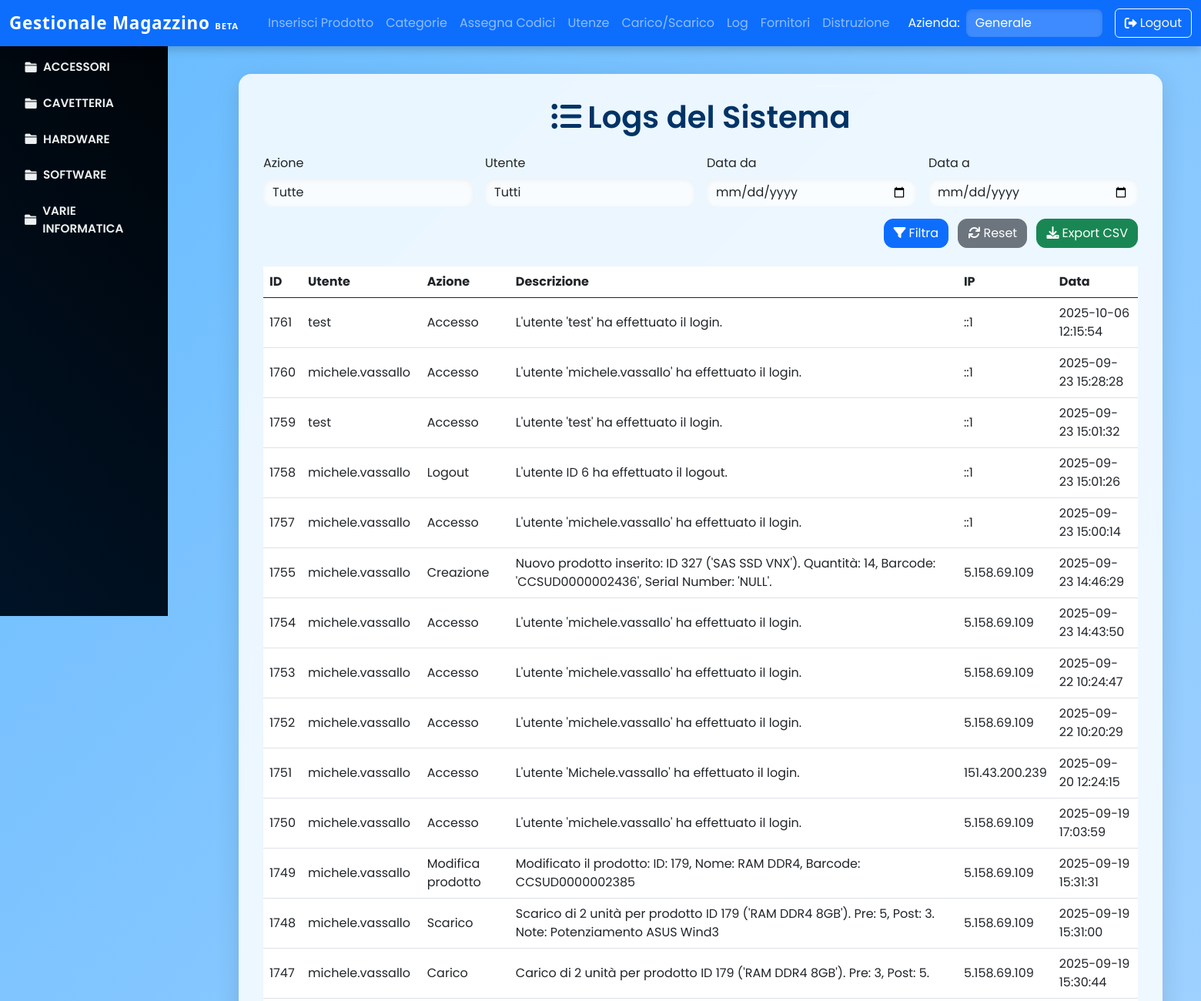
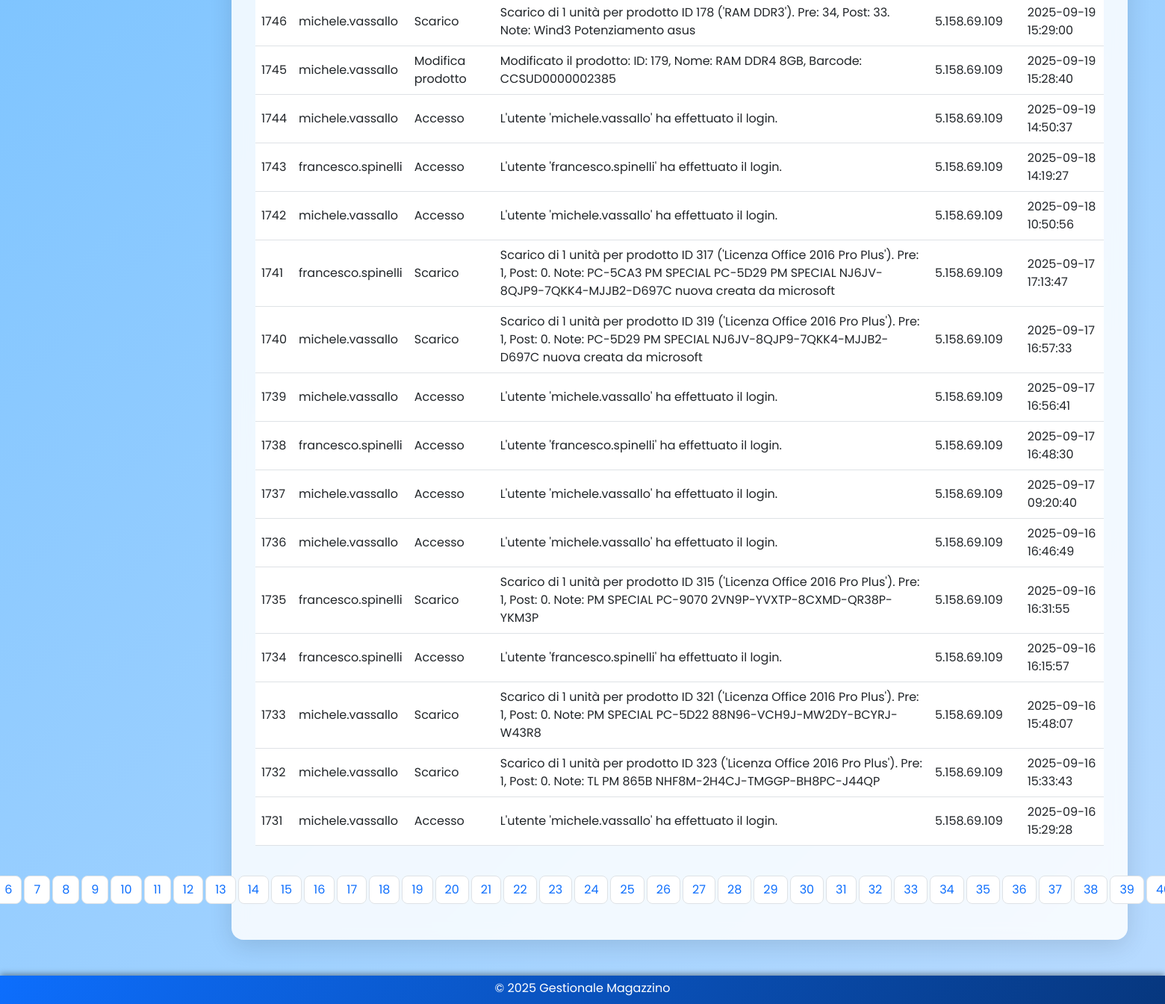
Screenshot of /pages/logs.php (signed in) with the database file from the repository (2 pictures, top to bottom).
### tables this page shows
CREATE TABLE IF NOT EXISTS `users` (
  `id` int(11) NOT NULL AUTO_INCREMENT,
  `username` varchar(50) NOT NULL,
  `password` varchar(255) NOT NULL,
  `role` enum('admin','editor','read') NOT NULL DEFAULT 'read',
  `created_at` timestamp NULL DEFAULT current_timestamp(),
  PRIMARY KEY (`id`),
  UNIQUE KEY `username` (`username`)
);

CREATE TABLE IF NOT EXISTS `categories` (
  `id` int(11) NOT NULL AUTO_INCREMENT,
  `name` varchar(100) NOT NULL,
  PRIMARY KEY (`id`)
);

CREATE TABLE IF NOT EXISTS `logs` (
  `id` int(11) NOT NULL AUTO_INCREMENT,
  `user_id` int(11) NOT NULL,
  `action` varchar(50) NOT NULL,
  `description` text DEFAULT NULL,
  `ip_address` varchar(45) DEFAULT NULL,
  `user_agent` varchar(255) DEFAULT NULL,
  `created_at` datetime DEFAULT current_timestamp(),
  PRIMARY KEY (`id`),
  KEY `user_id` (`user_id`),
  CONSTRAINT `logs_ibfk_1` FOREIGN KEY (`user_id`) REFERENCES `users` (`id`) ON DELETE CASCADE
);

### pages/logs.php (the view, shortened to what this page needs)
<?php
$db = connectDB();
$dateFrom     = $_GET['date_from'] ?? '';
$dateTo       = $_GET['date_to'] ?? '';
$logsPerPage  = 30;
$currentPage  = max(1, (int)($_GET['page'] ?? 1));
$baseQuery = "FROM logs l LEFT JOIN users u ON l.user_id = u.id WHERE 1=1";
$params = [];
$stmt = $db->prepare("SELECT COUNT(*) " . $baseQuery);
$stmt->execute($params);
$totalLogs = $stmt->fetchColumn();
$totalPages = ceil($totalLogs / $logsPerPage);
$currentPage = min($currentPage, $totalPages);
$offset = ($currentPage - 1) * $logsPerPage;
$logQuery = "SELECT l.*, u.username " . $baseQuery . " ORDER BY l.created_at DESC LIMIT :limit OFFSET :offset";
$stmt = $db->prepare($logQuery);
$stmt->bindValue(':limit',  $logsPerPage, PDO::PARAM_INT);
$stmt->bindValue(':offset', $offset,      PDO::PARAM_INT);
$stmt->execute();
$logs = $stmt->fetchAll(PDO::FETCH_ASSOC);
function buildUrl($page) {
    $p = $_GET; $p['page']=$page;
    return 'logs.php?'.http_build_query($p);
}
?>
<!DOCTYPE html>
<html lang="it">
<head>
  <link href="https://cdn.jsdelivr.net/npm/bootstrap@5.3.0/dist/css/bootstrap.min.css" rel="stylesheet">
  <link href="https://cdnjs.cloudflare.com/ajax/libs/font-awesome/6.0.0-beta3/css/all.min.css" rel="stylesheet">
</head>
<body>
  <?php include '../templates/header.php'; ?>
  <div class="container-fluid">
    <div class="row">
      <?php include '../templates/sidebar.php'; ?>
      <main class="col-12 col-lg-10 ms-auto px-3">
        <div class="glass-card">
          <h1><i class="fas fa-list-ul me-2"></i>Logs del Sistema</h1>
          <form method="GET" class="row g-3 mb-4">
            <div class="col-md-3">
              <label class="form-label">Azione</label>
              <select name="action" class="form-select">
                <option value="">Tutte</option>
              </select>
            </div>
            <div class="col-md-3">
              <label class="form-label">Utente</label>
              <select name="user" class="form-select">
                <option value="">Tutti</option>
              </select>
            </div>
            <div class="col-md-3">
              <label class="form-label">Data da</label>
              <input type="date" name="date_from" class="form-control" value="<?=htmlspecialchars($dateFrom)?>">
            </div>
            <div class="col-md-3">
              <label class="form-label">Data a</label>
              <input type="date" name="date_to" class="form-control" value="<?=htmlspecialchars($dateTo)?>">
            </div>
            <div class="col-12 text-end">
              <button type="submit" class="btn btn-primary me-2"><i class="fas fa-filter me-1"></i>Filtra</button>
              <a href="logs.php" class="btn btn-secondary me-2"><i class="fas fa-sync me-1"></i>Reset</a>
              <a href="logs.php?<?=http_build_query(array_merge($_GET,['export'=>'true']))?>" class="btn btn-success">
                <i class="fas fa-download me-1"></i>Export CSV
              </a>
            </div>
          </form>
          <div class="table-responsive">
            <table class="table table-hover align-middle">
              <thead>
                <tr>
                  <th>ID</th><th>Utente</th><th>Azione</th>
                  <th>Descrizione</th><th>IP</th><th>Data</th>
                </tr>
              </thead>
              <tbody>
                <?php if($logs): foreach($logs as $log): ?>
                  <tr>
                    <td><?=$log['id']?></td>
                    <td><?= $log['user_id']==0?'Anonimo':htmlspecialchars($log['username']) ?></td>
                    <td><?=htmlspecialchars(ucfirst(str_replace('_',' ',$log['action'])))?></td>
                    <td><?=htmlspecialchars($log['description'])?></td>
                    <td><?=htmlspecialchars($log['ip_address'])?></td>
                    <td><?=htmlspecialchars($log['created_at'])?></td>
                  </tr>
                <?php endforeach; else: ?>
                  <tr><td colspan="6" class="text-center">Nessun log trovato.</td></tr>
                <?php endif;?>
              </tbody>
            </table>
          </div>
          <?php if($totalPages>1): ?>
          <nav class="mt-4">
            <ul class="pagination justify-content-center">
              <?php for($i=1;$i<=$totalPages;$i++): ?>
                <li class="page-item <?=$i==$currentPage?'active':''?>">
                  <a class="page-link" href="<?=buildUrl($i)?>"><?=$i?></a>
                </li>
              <?php endfor;?>
            </ul>
          </nav>
          <?php endif; ?>
        </div>
      </main>
    </div>
  </div>
  <?php include '../templates/footer.php'; ?>
</body>
</html>

### templates/header.php (shortened to what this page needs)
<?php
$db = connectDB();
$stmt = $db->prepare("SELECT role FROM users WHERE id = ?");
$stmt->execute([$_SESSION['user_id']]);
$user = $stmt->fetch(PDO::FETCH_ASSOC);
$user_role = $user['role'] ?? '';
$userId = $_SESSION['user_id'];
$stmt = $db->prepare("
    SELECT c.id, c.name
    FROM companies c
    INNER JOIN user_companies uc ON c.id = uc.company_id
    WHERE uc.user_id = ?
    ORDER BY c.name
");
$stmt->execute([$userId]);
$userCompanies = $stmt->fetchAll(PDO::FETCH_ASSOC);
if ($_SERVER['REQUEST_METHOD'] === 'GET' && isset($_GET['company_id'])) {
    $selected_company_id = $_GET['company_id'];
    $_SESSION['selected_company_id'] = $selected_company_id;
} elseif (isset($_SESSION['selected_company_id'])) {
    $selected_company_id = $_SESSION['selected_company_id'];
} else {
    $selected_company_id = 'all';
}
$navbar_class = 'bg-primary';
switch ($selected_company_id) {
    default:  $navbar_class = 'bg-primary'; break;
}
?>
<nav class="navbar navbar-expand-lg navbar-dark <?= $navbar_class ?> navbar-custom fixed-top">
  <div class="container-fluid">
    <a class="navbar-brand text-white" href="../pages/dashboard.php">
      Gestionale Magazzino <small class="fw-bold" style="font-size: 0.5em;">BETA</small>
    </a>
    <div class="collapse navbar-collapse" id="navbarNav">
      <ul class="navbar-nav ms-auto mb-2 mb-lg-0">
        <?php if (in_array($user_role, ['admin','editor'])): ?>
          <li class="nav-item">
            <a class="nav-link" href="../pages/products.php">Inserisci Prodotto</a>
          </li>
          <li class="nav-item">
            <a class="nav-link" href="../pages/categories.php">Categorie</a>
          </li>
          <li class="nav-item">
            <a class="nav-link" href="#" data-bs-toggle="modal"
               data-bs-target="#assignBarcodeModal">Assegna Codici</a>
          </li>
        <?php endif; ?>
        <?php if ($user_role === 'admin'): ?>
          <li class="nav-item"><a class="nav-link" href="../pages/gestione_utenze.php">Utenze</a></li>
        <?php endif; ?>
        <?php if (in_array($user_role, ['admin','editor'])): ?>
          <li class="nav-item"><a class="nav-link" href="../pages/carico_scarico.php">Carico/Scarico</a></li>
        <?php endif; ?>
        <?php if ($user_role === 'admin'): ?>
          <li class="nav-item"><a class="nav-link" href="../pages/logs.php">Log</a></li>
        <?php endif; ?>
        <?php if (in_array($user_role, ['admin','editor'])): ?>
          <li class="nav-item"><a class="nav-link" href="#"
              data-bs-toggle="modal" data-bs-target="#insertSupplierModal">Fornitori</a></li>
          <li class="nav-item"><a class="nav-link" href="../pages/trash.php">Distruzione</a></li>
        <?php endif; ?>
      </ul>
      <?php if ($user_role === 'admin' || $user_role === 'editor' ||
               ($user_role === 'read' && count($userCompanies) > 1)): ?>
      <form method="GET" action="../pages/dashboard.php"
            class="d-flex align-items-center ms-lg-3">
        <label for="company_select" class="me-2 text-white">Azienda:</label>
        <select name="company_id" id="company_select"
                class="form-select select-company"
                onchange="this.form.submit()">
          <?php if ($user_role === 'admin'): ?>
            <option value="all" <?= $selected_company_id==='all'?'selected':''; ?>>Generale</option>
          <?php endif; ?>
        </select>
      </form>
      <?php endif; ?>
      <a class="btn btn-outline-light ms-lg-3 d-flex align-items-center"
         href="../logout.php" data-bs-toggle="tooltip"
         title="Esci dalla tua sessione">
        <i class="fas fa-sign-out-alt me-1"></i>Logout
      </a>
    </div>
  </div>
</nav>

### templates/sidebar.php (shortened to what this page needs)
<?php
$db = connectDB();
$categories = $db->query("SELECT id, name FROM categories ORDER BY name")->fetchAll(PDO::FETCH_ASSOC);
$subs = $db->query("SELECT id, name, category_id FROM subcategories ORDER BY name")->fetchAll(PDO::FETCH_ASSOC);
$rawTree = [];
foreach ($subs as $s) {
    $rawTree[$s['category_id']][] = $s;
}
$checkStmt = $db->prepare("SELECT COUNT(*) FROM products WHERE subcategory_id = ?");
$subcategoryTree = [];
foreach ($rawTree as $catId => $list) {
    foreach ($list as $sub) {
        $checkStmt->execute([ $sub['id'] ]);
        if ($checkStmt->fetchColumn() > 0) {
            $subcategoryTree[$catId][] = $sub;
        }
    }
}
$filteredCategories = array_filter($categories, function($cat) use ($subcategoryTree) {
    return !empty($subcategoryTree[$cat['id']]);
});
$activeCat = null;
?>
<nav id="sidebarMenu" class="sidebar-clean d-none d-lg-block">
  <ul>
    <?php foreach ($filteredCategories as $cat):
      $catId       = (int)$cat['id'];
      $hasSubs     = !empty($subcategoryTree[$catId]);
      $isOpen      = ($activeCat === $catId);
      $activeClass = $isOpen ? 'active' : '';
    ?>
      <li class="nav-item">
        <?php if ($hasSubs): ?>
          <a
            class="nav-link category-link <?= $activeClass ?>"
            data-bs-toggle="collapse"
            href="#cat-<?= $catId ?>"
            aria-expanded="<?= $isOpen ? 'true' : 'false' ?>"
          >
            <i class="fas fa-folder me-2"></i>
            <?= htmlspecialchars($cat['name']) ?>
          </a>
        <?php endif;  ?>
      </li>
    <?php endforeach; ?>
  </ul>
</nav>

### pages/logs.php (style rules this page uses)
body { margin:0; padding:0; min-height:100vh; font-family:'Poppins',sans-serif; background: linear-gradient(-45deg,rgb(253, 253, 253),rgb(255, 255, 255),rgb(211, 229, 255), #66bbff); background-size:400% 400%; animation: gradientBG 15s ease infinite; }
.glass-card { background: rgba(255,255,255,0.85); backdrop-filter: blur(10px); border-radius: 1rem; box-shadow: 0 8px 32px rgba(0,0,0,0.12); margin: 6rem auto 3rem; padding: 2rem; max-width: 1200px; }
.glass-card h1 { color: #003366; font-weight: 600; margin-bottom: 1.5rem; text-align: center; }
.form-select, .form-control { border-radius: .75rem; border: none; background: rgba(255,255,255,0.7); box-shadow: inset 0 2px 6px rgba(0,0,0,0.05); transition: background .3s, box-shadow .3s; }
.table thead { background: linear-gradient(90deg, #4e89ff, #67d0ff); color: #fff; border: none; }
.pagination .page-link { border-radius: .5rem; margin: 0 .25rem; }
.btn-primary, .btn-secondary, .btn-success { border-radius: .75rem; transition: background .3s; }

### templates/header.php (style rules this page uses)
.navbar-custom { box-shadow: 0 4px 12px rgba(0,0,0,0.2); backdrop-filter: saturate(180%) blur(10px); }
.navbar-custom .navbar-brand { font-family: 'Segoe UI', sans-serif; font-size: 1.4rem; font-weight: 700; letter-spacing: .05rem; transition: transform .3s; }
.navbar-custom .nav-link { position: relative; padding: .5rem 1rem; transition: color .3s; overflow: hidden; }
.navbar-custom .nav-link::after { content: ''; position: absolute; bottom: 0; left: 50%; width: 0; height: 2px; background: rgba(255,255,255,0.9); transition: width .3s, left .3s; }
.navbar-custom .form-select { border-radius: .5rem; background-color: rgba(255,255,255,0.2) !important; color: #fff; border: none; box-shadow: inset 0 2px 4px rgba(0,0,0,0.1); transition: background-color .3s; }
.navbar-custom .btn-outline-light { transition: background-color .3s, color .3s; }

### templates/sidebar.php (style rules this page uses)
.sidebar-clean { position: fixed; top: 0; left: 0; height: 100vh; width: 14%; background: linear-gradient(45deg, #001f3f, #000000); background-size: 200% 200%; animation: gradientBG 15s ease infinite; color: #ecf0f1; padding-top: 4rem; overflow-y: auto; }
.sidebar-clean ul { margin: 0; padding: 0; list-style: none; }
.sidebar-clean .nav-item { width: 100%; }
.sidebar-clean .nav-link { display: flex; align-items: center; padding: .75rem 1.25rem; color: #ecf0f1; text-decoration: none; transition: background .2s, color .2s; }
.sidebar-clean .category-link { font-size: 0.95rem; font-weight: 550; text-transform: uppercase; }
.sidebar-clean i { margin-right: .75rem; width: 1rem; text-align: center; }
.sidebar-clean { scrollbar-width: thin; scrollbar-color: #001f3f #000000; }

### rows the page displays
users: company_id "Generale"
categories: name "ACCESSORI"
categories: name "CAVETTERIA"
categories: name "HARDWARE"
categories: name "SOFTWARE"
categories: name "VARIE INFORMATICA"
logs: id "1761", user.username "test", action "Accesso", description "L'utente 'test' ha effettuato il login.", ip_address "::1", created_at "2025-10-06 12:15:54"
logs: id "1760", user.username "michele.vassallo", action "Accesso", description "L'utente 'michele.vassallo' ha effettuato il login.", ip_address "::1", created_at "2025-09-23 15:28:28"
logs: id "1759", user.username "test", action "Accesso", description "L'utente 'test' ha effettuato il login.", ip_address "::1", created_at "2025-09-23 15:01:32"
logs: id "1758", user.username "michele.vassallo", action "Logout", description "L'utente ID 6 ha effettuato il logout.", ip_address "::1", created_at "2025-09-23 15:01:26"
logs: id "1757", user.username "michele.vassallo", action "Accesso", description "L'utente 'michele.vassallo' ha effettuato il login.", ip_address "::1", created_at "2025-09-23 15:00:14"
logs: id "1755", user.username "michele.vassallo", action "Creazione", description "Nuovo prodotto inserito: ID 327 ('SAS SSD VNX'). Quantità: 14, Barcode: 'CCSUD0000002436', Serial Number: 'NULL'.", ip_address "5.158.69.109", created_at "2025-09-23 14:46:29"
logs: id "1754", user.username "michele.vassallo", action "Accesso", description "L'utente 'michele.vassallo' ha effettuato il login.", ip_address "5.158.69.109", created_at "2025-09-23 14:43:50"
logs: id "1753", user.username "michele.vassallo", action "Accesso", description "L'utente 'michele.vassallo' ha effettuato il login.", ip_address "5.158.69.109", created_at "2025-09-22 10:24:47"
logs: id "1752", user.username "michele.vassallo", action "Accesso", description "L'utente 'michele.vassallo' ha effettuato il login.", ip_address "5.158.69.109", created_at "2025-09-22 10:20:29"
logs: id "1751", user.username "michele.vassallo", action "Accesso", description "L'utente 'Michele.vassallo' ha effettuato il login.", ip_address "151.43.200.239", created_at "2025-09-20 12:24:15"
logs: id "1750", user.username "michele.vassallo", action "Accesso", description "L'utente 'michele.vassallo' ha effettuato il login.", ip_address "5.158.69.109", created_at "2025-09-19 17:03:59"
logs: id "1749", user.username "michele.vassallo", action "Modifica prodotto", description "Modificato il prodotto: ID: 179, Nome: RAM DDR4, Barcode: CCSUD0000002385", ip_address "5.158.69.109", created_at "2025-09-19 15:31:31"
logs: id "1748", user.username "michele.vassallo", action "Scarico", description "Scarico di 2 unità per prodotto ID 179 ('RAM DDR4 8GB'). Pre: 5, Post: 3. Note: Potenziamento ASUS Wind3", ip_address "5.158.69.109", created_at "2025-09-19 15:31:00"
logs: id "1747", user.username "michele.vassallo", action "Carico", description "Carico di 2 unità per prodotto ID 179 ('RAM DDR4 8GB'). Pre: 3, Post: 5.", ip_address "5.158.69.109", created_at "2025-09-19 15:30:44"
logs: id "1746", user.username "michele.vassallo", action "Scarico", description "Scarico di 1 unità per prodotto ID 178 ('RAM DDR3'). Pre: 34, Post: 33. Note: Wind3 Potenziamento asus", ip_address "5.158.69.109", created_at "2025-09-19 15:29:00"
logs: id "1745", user.username "michele.vassallo", action "Modifica prodotto", description "Modificato il prodotto: ID: 179, Nome: RAM DDR4 8GB, Barcode: CCSUD0000002385", ip_address "5.158.69.109", created_at "2025-09-19 15:28:40"
logs: id "1744", user.username "michele.vassallo", action "Accesso", description "L'utente 'michele.vassallo' ha effettuato il login.", ip_address "5.158.69.109", created_at "2025-09-19 14:50:37"
logs: id "1743", user.username "francesco.spinelli", action "Accesso", description "L'utente 'francesco.spinelli' ha effettuato il login.", ip_address "5.158.69.109", created_at "2025-09-18 14:19:27"
logs: id "1742", user.username "michele.vassallo", action "Accesso", description "L'utente 'michele.vassallo' ha effettuato il login.", ip_address "5.158.69.109", created_at "2025-09-18 10:50:56"
logs: id "1741", user.username "francesco.spinelli", action "Scarico", description "Scarico di 1 unità per prodotto ID 317 ('Licenza Office 2016 Pro Plus'). Pre: 1, Post: 0. Note: PC-5CA3 PM SPECIAL PC-5D29 PM SPECIAL NJ6JV-8QJP9-7QKK4-MJJB2-D697C nuova creata da microsoft", ip_address "5.158.69.109", created_at "2025-09-17 17:13:47"
logs: id "1740", user.username "michele.vassallo", action "Scarico", description "Scarico di 1 unità per prodotto ID 319 ('Licenza Office 2016 Pro Plus'). Pre: 1, Post: 0. Note: PC-5D29 PM SPECIAL NJ6JV-8QJP9-7QKK4-MJJB2-D697C nuova creata da microsoft", ip_address "5.158.69.109", created_at "2025-09-17 16:57:33"
logs: id "1739", user.username "michele.vassallo", action "Accesso", description "L'utente 'michele.vassallo' ha effettuato il login.", ip_address "5.158.69.109", created_at "2025-09-17 16:56:41"
logs: id "1738", user.username "francesco.spinelli", action "Accesso", description "L'utente 'francesco.spinelli' ha effettuato il login.", ip_address "5.158.69.109", created_at "2025-09-17 16:48:30"
logs: id "1737", user.username "michele.vassallo", action "Accesso", description "L'utente 'michele.vassallo' ha effettuato il login.", ip_address "5.158.69.109", created_at "2025-09-17 09:20:40"
logs: id "1736", user.username "michele.vassallo", action "Accesso", description "L'utente 'michele.vassallo' ha effettuato il login.", ip_address "5.158.69.109", created_at "2025-09-16 16:46:49"
logs: id "1735", user.username "francesco.spinelli", action "Scarico", description "Scarico di 1 unità per prodotto ID 315 ('Licenza Office 2016 Pro Plus'). Pre: 1, Post: 0. Note: PM SPECIAL PC-9070 2VN9P-YVXTP-8CXMD-QR38P-YKM3P", ip_address "5.158.69.109", created_at "2025-09-16 16:31:55"
logs: id "1734", user.username "francesco.spinelli", action "Accesso", description "L'utente 'francesco.spinelli' ha effettuato il login.", ip_address "5.158.69.109", created_at "2025-09-16 16:15:57"
logs: id "1733", user.username "michele.vassallo", action "Scarico", description "Scarico di 1 unità per prodotto ID 321 ('Licenza Office 2016 Pro Plus'). Pre: 1, Post: 0. Note: PM SPECIAL PC-5D22 88N96-VCH9J-MW2DY-BCYRJ-W43R8", ip_address "5.158.69.109", created_at "2025-09-16 15:48:07"
logs: id "1732", user.username "michele.vassallo", action "Scarico", description "Scarico di 1 unità per prodotto ID 323 ('Licenza Office 2016 Pro Plus'). Pre: 1, Post: 0. Note: TL PM 865B NHF8M-2H4CJ-TMGGP-BH8PC-J44QP", ip_address "5.158.69.109", created_at "2025-09-16 15:33:43"
logs: id "1731", user.username "michele.vassallo", action "Accesso", description "L'utente 'michele.vassallo' ha effettuato il login.", ip_address "5.158.69.109", created_at "2025-09-16 15:29:28"
